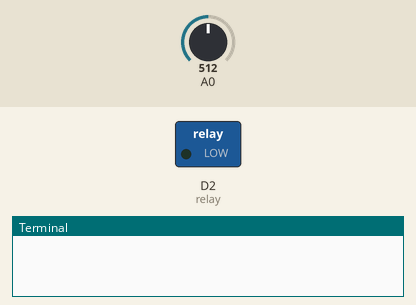
Bench run of a program on a simulated Raspberry Pi (BCM pin numbers) with a GrovePi. On the bench: switched loads named in the program (green lamp = pin HIGH), the last lines printed to the terminal. Inputs (shaded band) come from the test bench; at power-on: A0 = 512 (analog values on the 0–1023 scale). The clock reads 2024-03-15 10:24:30 at power-on unless the program sets it.

Above: at 1.2 s.
1.3 s: A0 set to 485
At 2.9 s:
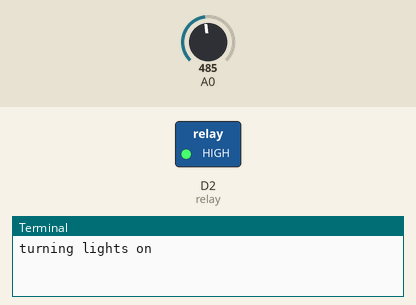
4.0 s: A0 set to 510
At 4.6 s:
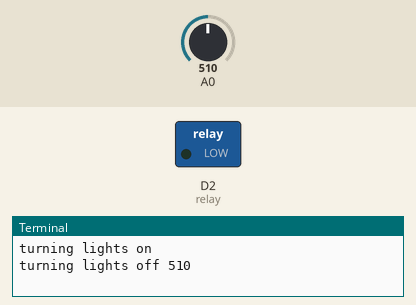
6.7 s: A0 set to 490
At 9.2 s:
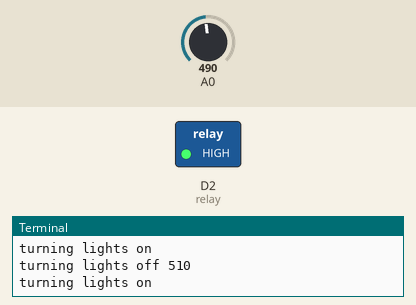
9.5 s: A0 set to 511
At 10.9 s:
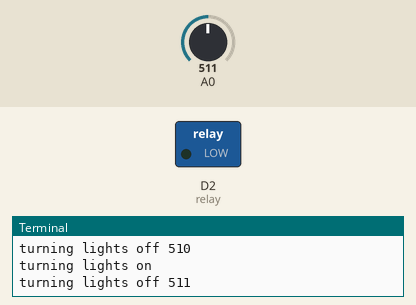
Timing chart, 0 to 12.5 s (numbered marks = the images above; inputs shaded):
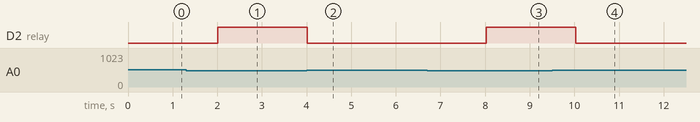

The program:

holidays.py
```python
#!/usr/bin/env python
#
# GrovePi Example for using the Grove Relay (http://www.seeedstudio.com/wiki/Grove_-_Relay)
#
# The GrovePi connects the Raspberry Pi and Grove sensors.  You can learn more about GrovePi here:  http://www.dexterindustries.com/GrovePi
#
# Have a question about this example?  Ask on the forums here:  http://forum.dexterindustries.com/c/grovepi
#
'''
## License

The MIT License (MIT)

GrovePi for the Raspberry Pi: an open source platform for connecting Grove Sensors to the Raspberry Pi.
Copyright (C) 2017  Dexter Industries

Permission is hereby granted, free of charge, to any person obtaining a copy
of this software and associated documentation files (the "Software"), to deal
in the Software without restriction, including without limitation the rights
to use, copy, modify, merge, publish, distribute, sublicense, and/or sell
copies of the Software, and to permit persons to whom the Software is
furnished to do so, subject to the following conditions:

The above copyright notice and this permission notice shall be included in
all copies or substantial portions of the Software.

THE SOFTWARE IS PROVIDED "AS IS", WITHOUT WARRANTY OF ANY KIND, EXPRESS OR
IMPLIED, INCLUDING BUT NOT LIMITED TO THE WARRANTIES OF MERCHANTABILITY,
FITNESS FOR A PARTICULAR PURPOSE AND NONINFRINGEMENT. IN NO EVENT SHALL THE
AUTHORS OR COPYRIGHT HOLDERS BE LIABLE FOR ANY CLAIM, DAMAGES OR OTHER
LIABILITY, WHETHER IN AN ACTION OF CONTRACT, TORT OR OTHERWISE, ARISING FROM,
OUT OF OR IN CONNECTION WITH THE SOFTWARE OR THE USE OR OTHER DEALINGS IN
THE SOFTWARE.
'''
# NOTE: Relay is normally open. LED will illuminate when closed and you will hear a definitive click sound
import time
import grovepi

# Connect the Grove Relay to digital port D2
# SIG,NC,VCC,GND
relay = 2

# connect the PIR sensor to digital port D8
pir_sensor = 8

# connect the light sensor to analog port A0
light_sensor = 0

# how dark must it be before the lights turn on
# you may want to adjust this if you have a street lamp or a porch light nearby
light_threshold = 500

# delay when blinking lights. Currently on for 1 second, off for 1 second
blink_delay = 1

# how long should the wreath be on after sunset (in hours)
hours_after_sunset = 5

# how long should the wreath sleep till sunrise (in hours)
hours_of_sleep = 6

# initial status
lights_on = False
start_sleeptime = time.time()

def sleeptime():
    """
    Calculates if it's time for the wreath to turn off for the night, and go to sleep
    Contains a rather long sleep time (technically the whole night)
    """
    global lights_on
    now = time.time()
    go_to_sleep_time = start_sleeptime + (hours_after_sunset*60*60)
    # print now, start_sleeptime, "(", now-start_sleeptime,")", go_to_sleep_time, "(",go_to_sleep_time-now,")"
    if now >= go_to_sleep_time:
        print("Sleep time!!!")
        print("Will wake up in ", hours_of_sleep, " hours")
        grovepi.digitalWrite(relay,0)
        lights_on = False
        for i in range(60):
            time.sleep(hours_of_sleep * 60  ) # long sleep time!!!
        print("Wake up!")

def blink(in_time):
    """
    blinks the wreath lights a certain number of times
    variable blink_delay determines how quick or slow the blink is
    in_time determines how many times the lights will blink
    """
    for i in range(in_time):
        grovepi.digitalWrite(relay,1)
        time.sleep(blink_delay)
        grovepi.digitalWrite(relay,0)
        time.sleep(blink_delay)
    if lights_on == True:
        grovepi.digitalWrite(relay,1)


grovepi.pinMode(relay,"OUTPUT")
grovepi.pinMode(pir_sensor,"INPUT")
grovepi.pinMode(light_sensor,"INPUT")

##########################
# main loop
##########################
while True:
    try:
        # if the lights are on, test whether it's time for a long nappy
        if lights_on==True:
            sleeptime() # test included in this function call.

        if grovepi.digitalRead(pir_sensor):
            # switch on for 5 seconds
            print ("blink on")
            blink(5)
            print ("blink off")

        light_sensor_value = grovepi.analogRead(light_sensor)

        # is it getting dark?
        if light_sensor_value < light_threshold:
            # turn lights on
            if lights_on == False:
                lights_on = True
                start_sleeptime = time.time()
                print("turning lights on ")
                grovepi.digitalWrite(relay,1)

        # is it getting light?
        else:
            # turn lights off
            if lights_on == True:
                lights_on = False
                print("turning lights off", light_sensor_value)
                grovepi.digitalWrite(relay,0)


    except KeyboardInterrupt:
        grovepi.digitalWrite(relay,0)
        break
    except IOError as e:
        pass
    #    print ("I/O error({0}): {1}".format(e.errno, e.strerror))

    time.sleep(2)
```

Measured:
- the behaviour switches between 500 and 499 on A0 (found by bisection; images 0 and 1)
- after the input at 1.3 s, D2 (relay): LOW → HIGH after 0.71 s
- after the input at 4.0 s, D2 (relay): HIGH → LOW at once
- after the input at 6.7 s, D2 (relay): LOW → HIGH after 1.3 s
- after the input at 9.5 s, D2 (relay): HIGH → LOW after 0.53 s
